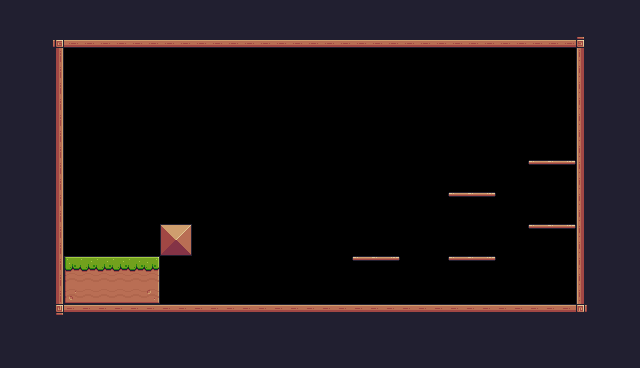

The image is a tile-based game level rendered from a .tmx file. Its description and complete source (layers, tilesets, objects, tile grids) follow:
An orthogonal 40x23 tile map with 16x16 px tiles, 1 tile layer (Background) and 28 objects (13x Fruit, 5x Platform, Enemies, Saw, Player, ...).

<map version="1.10" tiledversion="1.11.0" orientation="orthogonal" renderorder="right-down" width="40" height="23" tilewidth="16" tileheight="16" infinite="0" nextlayerid="6" nextobjectid="48">
 <tileset firstgid="1" source="Pixel Adventure.tsx" />
 <layer id="1" name="Background" width="40" height="23">
  <properties>
   <property name="BackgroundColor" value="Gray" />
  </properties>
  <data encoding="csv">
24,24,24,24,24,24,24,24,24,24,24,24,24,24,24,24,24,24,24,24,24,24,24,24,24,24,24,24,24,24,24,24,24,24,24,24,24,24,24,24,
24,24,24,24,24,24,24,24,24,24,24,24,24,24,24,24,24,24,24,24,24,24,24,24,24,24,24,24,24,24,24,24,24,24,24,24,24,24,24,24,
24,24,24,92,134,134,134,134,134,134,134,134,134,134,134,134,134,134,134,134,134,134,134,134,134,134,134,134,134,134,134,134,134,134,134,134,93,24,24,24,
24,24,24,113,0,0,0,0,0,0,0,0,0,0,0,0,0,0,0,0,0,0,0,0,0,0,0,0,0,0,0,0,0,0,0,0,111,24,24,24,
24,24,24,113,0,0,0,0,0,0,0,0,0,0,0,0,0,0,0,0,0,0,0,0,0,0,0,0,0,0,0,0,0,0,0,0,111,24,24,24,
24,24,24,113,0,0,0,0,0,0,0,0,0,0,0,0,0,0,0,0,0,0,0,0,0,0,0,0,0,0,0,0,0,0,0,0,111,24,24,24,
24,24,24,113,0,0,0,0,0,0,0,0,0,0,0,0,0,0,0,0,0,0,0,0,0,0,0,0,0,0,0,0,0,0,0,0,111,24,24,24,
24,24,24,113,0,0,0,0,0,0,0,0,0,0,0,0,0,0,0,0,0,0,0,0,0,0,0,0,0,0,0,0,0,0,0,0,111,24,24,24,
24,24,24,113,0,0,0,0,0,0,0,0,0,0,0,0,0,0,0,0,0,0,0,0,0,0,0,0,0,0,0,0,0,0,0,0,111,24,24,24,
24,24,24,113,0,0,0,0,0,0,0,0,0,0,0,0,0,0,0,0,0,0,0,0,0,0,0,0,0,0,0,0,0,0,0,0,111,24,24,24,
24,24,24,113,0,0,0,0,0,0,0,0,0,0,0,0,0,0,0,0,0,0,0,0,0,0,0,0,0,0,0,0,0,40,41,42,111,24,24,24,
24,24,24,113,0,0,0,0,0,0,0,0,0,0,0,0,0,0,0,0,0,0,0,0,0,0,0,0,0,0,0,0,0,0,0,0,111,24,24,24,
24,24,24,113,0,0,0,0,0,0,0,0,0,0,0,0,0,0,0,0,0,0,0,0,0,0,0,0,40,41,42,0,0,0,0,0,111,24,24,24,
24,24,24,113,0,0,0,0,0,0,0,0,0,0,0,0,0,0,0,0,0,0,0,0,0,0,0,0,0,0,0,0,0,0,0,0,111,24,24,24,
24,24,24,113,0,0,0,0,0,0,36,37,0,0,0,0,0,0,0,0,0,0,0,0,0,0,0,0,0,0,0,0,0,40,41,42,111,24,24,24,
24,24,24,113,0,0,0,0,0,0,58,59,0,0,0,0,0,0,0,0,0,0,0,0,0,0,0,0,0,0,0,0,0,0,0,0,111,24,24,24,
24,24,24,113,7,8,8,8,8,9,0,0,0,0,0,0,0,0,0,0,0,0,40,41,42,0,0,0,40,41,42,0,0,0,0,0,111,24,24,24,
24,24,24,113,29,30,30,30,30,31,0,0,0,0,0,0,0,0,0,0,0,0,0,0,0,0,0,0,0,0,0,0,0,0,0,0,111,24,24,24,
24,24,24,113,51,52,52,52,52,53,0,0,0,0,0,0,0,0,0,0,0,0,0,0,0,0,0,0,0,0,0,0,0,0,0,0,111,24,24,24,
24,24,24,114,90,90,90,90,90,90,90,90,90,90,90,90,90,90,90,90,90,90,90,90,90,90,90,90,90,90,90,90,90,90,90,90,115,24,24,24,
24,24,24,24,24,24,24,24,24,24,24,24,24,24,24,24,24,24,24,24,24,24,24,24,24,24,24,24,24,24,24,24,24,24,24,24,24,24,24,24,
24,24,24,24,24,24,24,24,24,24,24,24,24,24,24,24,24,24,24,24,24,24,24,24,24,24,24,24,24,24,24,24,24,24,24,24,24,24,24,24,
24,24,24,24,24,24,24,24,24,24,24,24,24,24,24,24,24,24,24,24,24,24,24,24,24,24,24,24,24,24,24,24,24,24,24,24,24,24,24,24
</data>
 </layer>
 <objectgroup id="2" name="Spawnpoints">
  <object id="1" name="Chicken" type="Enemies" x="336" y="272" width="32" height="32">
   <properties>
    <property name="offNeg" type="float" value="12" />
    <property name="offPos" type="float" value="5" />
   </properties>
  </object>
  <object id="25" name="Saw" type="Saw" x="160" y="272" width="32" height="32">
   <properties>
    <property name="isVertical" type="bool" value="true" />
    <property name="offNeg" type="float" value="0" />
    <property name="offPos" type="float" value="0" />
   </properties>
  </object>
  <object id="28" name="Mask Dude" type="Player" x="96" y="224" width="32" height="32" />
  <object id="29" name="Strawberry" type="Fruit" x="336" y="192" width="32" height="32" />
  <object id="30" name="Strawberry" type="Fruit" x="336" y="224" width="32" height="32" />
  <object id="31" name="Strawberry" type="Fruit" x="368" y="192" width="32" height="32" />
  <object id="32" name="Strawberry" type="Fruit" x="368" y="224" width="32" height="32" />
  <object id="33" name="Bananas" type="Fruit" x="464" y="224" width="32" height="32" />
  <object id="34" name="Apple" type="Fruit" x="512" y="192" width="32" height="32" />
  <object id="35" name="Apple" type="Fruit" x="544" y="192" width="32" height="32" />
  <object id="36" name="Kiwi" type="Fruit" x="448" y="160" width="32" height="32" />
  <object id="37" name="Kiwi" type="Fruit" x="448" y="128" width="32" height="32" />
  <object id="38" name="Kiwi" type="Fruit" x="480" y="112" width="32" height="32" />
  <object id="39" name="Checkpoint" type="Checkpoint" x="528" y="96" width="64" height="64" />
  <object id="40" name="Bananas" type="Fruit" x="192" y="272" width="32" height="32" />
  <object id="41" name="Cherries" type="Fruit" x="160" y="192" width="32" height="32" />
  <object id="42" name="Cherries" type="Fruit" x="160" y="160" width="32" height="32" />
 </objectgroup>
 <objectgroup id="5" name="Collisions">
  <object id="2" x="64" y="256" width="96" height="48" />
  <object id="3" x="160" y="224" width="32" height="32" />
  <object id="4" type="Platform" x="352" y="256" width="48" height="16" />
  <object id="5" type="Platform" x="448" y="256" width="48" height="16" />
  <object id="6" type="Platform" x="448" y="192" width="48" height="16" />
  <object id="7" type="Platform" x="528" y="160" width="48" height="16" />
  <object id="8" type="Platform" x="528" y="224" width="48" height="16" />
  <object id="44" x="64" y="304" width="512" height="16" />
  <object id="45" x="48" y="32" width="16" height="288" />
  <object id="46" x="48" y="32" width="544" height="16" />
  <object id="47" x="576" y="32" width="16" height="288" />
 </objectgroup>
</map>
